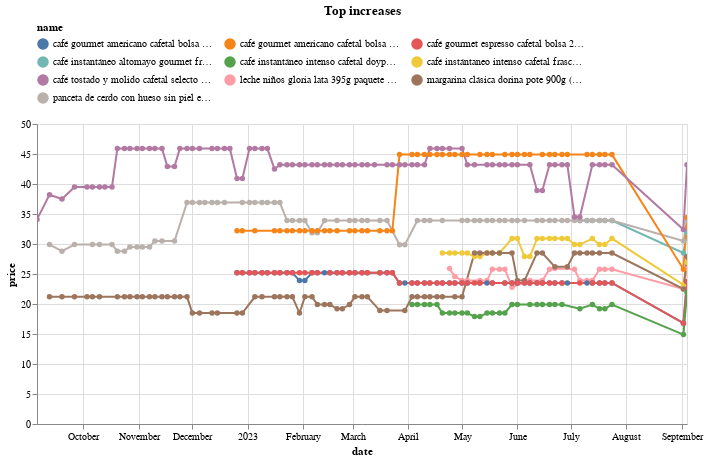

This figure's notebook cell:
### Code cell
(top_changes_abs
 .sort_values('change')
 .tail(10)
 .pipe(plot_changes, 'Top increases')
)

### Figure 1 — Vega-Lite specification as saved in the notebook (floating-point values rounded to 4 significant figures; data arrays with more than 128 entries replaced by an {"elided": "..."} marker saying what was removed)
{"config": {"view": {"continuousWidth": 300, "continuousHeight": 300}, "legend": {"columns": 3, "orient": "top"}}, "data": {"name": "data-45f4263e0c3493cd1bfa0ed99fea81f8"}, "mark": {"type": "line", "point": true}, "encoding": {"color": {"field": "name", "scale": {"domain": ["café gourmet americano cafetal bolsa 200g (plaza_vea)", "café gourmet americano cafetal bolsa 450g (plaza_vea)", "café gourmet espresso cafetal bolsa 200g (plaza_vea)", "café instantáneo altomayo gourmet frasco 170g (plaza_vea)", "café instantáneo intenso cafetal doypack 90g (plaza_vea)", "café instántaneo intenso cafetal frasco 180g (plaza_vea)", "café tostado y molido cafetal selecto bolsa 900g (plaza_vea)", "leche niños gloria lata 395g paquete 6un (plaza_vea)", "margarina clásica dorina pote 900g (plaza_vea)", "panceta de cerdo con hueso sin piel el buen corte (plaza_vea)"]}, "type": "nominal"}, "tooltip": [{"field": "name", "type": "nominal"}, {"field": "price", "type": "quantitative"}, {"field": "last_price", "type": "quantitative"}], "x": {"field": "date", "type": "temporal"}, "y": {"field": "price", "type": "quantitative"}}, "params": [{"name": "param_11", "select": {"type": "point", "fields": ["name"]}, "bind": "legend"}, {"name": "param_12", "select": {"type": "interval", "encodings": ["x", "y"]}, "bind": "scales"}], "title": "Top increases", "transform": [{"filter": {"param": "param_11"}}], "width": 650, "$schema": "https://vega.github.io/schema/vega-lite/v5.14.1.json", "datasets": {"data-45f4263e0c3493cd1bfa0ed99fea81f8": {"elided": "488 records"}}}
